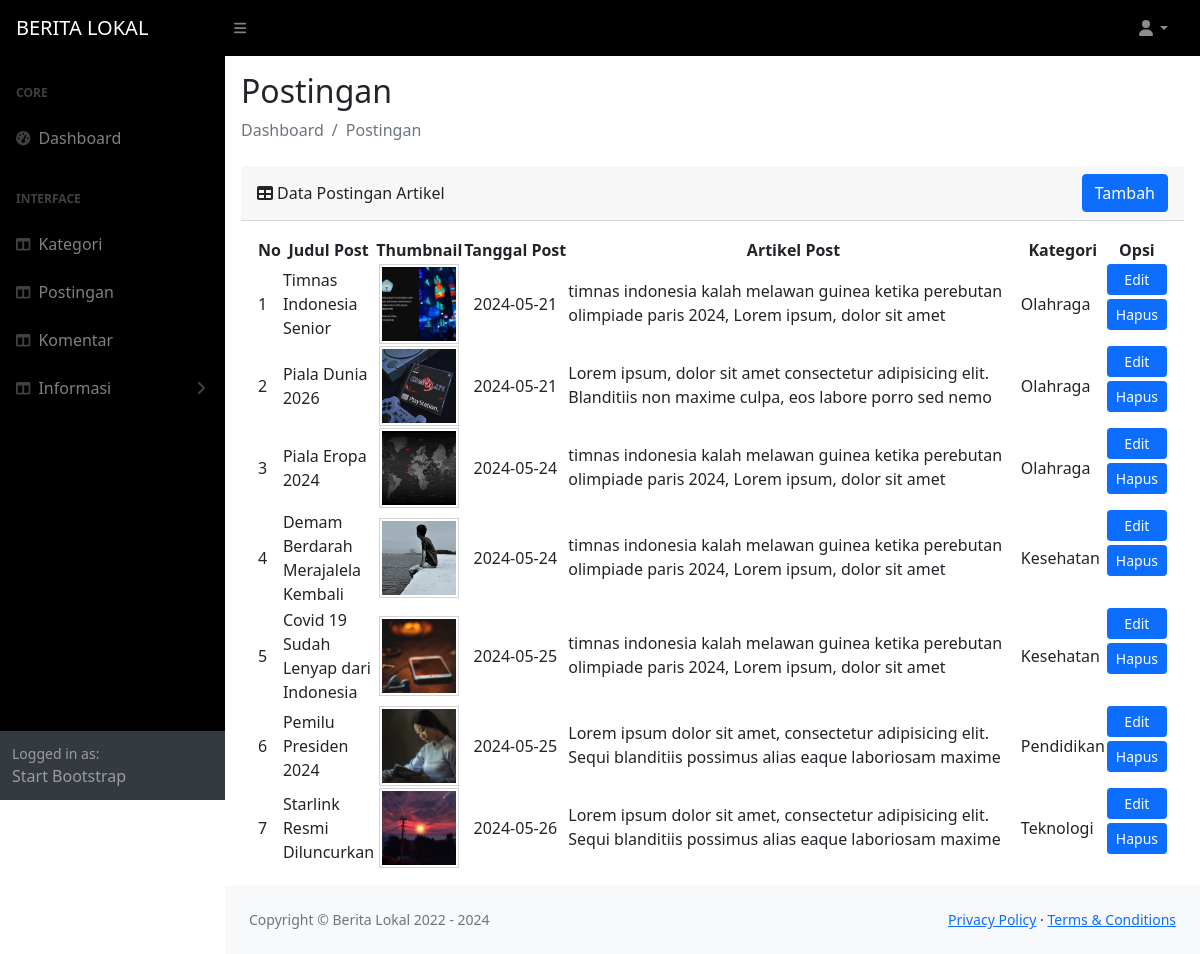
Page /dashboard/index.php?page=postingan on the committed database.
### tables this page shows
CREATE TABLE `tb_post` (
  `id` int(20) NOT NULL,
  `judul_post` varchar(50) NOT NULL,
  `tanggal_post` date DEFAULT NULL,
  `thumbnail` varchar(255) NOT NULL,
  `artikel_post` longtext NOT NULL,
  `id_kategori` int(20) NOT NULL,
  `created_at` datetime DEFAULT NULL,
  `updated_at` datetime DEFAULT NULL
);

CREATE TABLE `tb_kategori` (
  `id` int(20) NOT NULL,
  `kategori` varchar(50) NOT NULL,
  `created_at` timestamp NULL DEFAULT NULL,
  `updated_at` timestamp NULL DEFAULT NULL
);

### dashboard/hal_postingan.php (the view, shortened to what this page needs)
<?php
    $sql = "SELECT tb_post.id, tb_post.judul_post, tb_post.tanggal_post, tb_post.thumbnail, tb_post.artikel_post,
    tb_post.id_kategori, tb_kategori.kategori FROM tb_post INNER JOIN tb_kategori ON tb_post.id_kategori = tb_kategori.id";
    $res = mysqli_query($koneksi, $sql);
?>
<div class="container-fluid px-3">
    <h2 class="mt-3">Postingan</h2>
    <ol class="breadcrumb mb-4">
        <li class="breadcrumb-item active">Dashboard</li>
        <li class="breadcrumb-item active">Postingan</li>
    </ol>
    <div class="row">
        <div class="col">
            <div class="card-header d-flex justify-content-between">
                <div class="nama-tabel d-flex align-items-center">
                    <i class="fas fa-table me-1"></i>
                    Data Postingan Artikel
                </div>
                <button class="btn btn-primary" data-bs-toggle="modal" data-bs-target="#exampleModal">Tambah</button>
            </div>
            <div class="card-body">
                <table id="datatablesSimple">
                    <thead>
                        <tr>
                            <th nowrap="nowrap" class="text-center">No</th>
                            <th nowrap="nowrap" class="text-center">Judul Post</th>
                            <th nowrap="nowrap" class="text-center">Thumbnail</th>
                            <th nowrap="nowrap" class="text-center">Tanggal Post</th>
                            <th nowrap="nowrap" class="text-center">Artikel Post</th>
                            <th nowrap="nowrap" class="text-center">Kategori</th>
                            <th nowrap="nowrap" class="text-center">Opsi</th>
                        </tr>
                    </thead>
                    <tbody>
                        <?php
                            $no = 0;
                            while ($data = mysqli_fetch_assoc($res)) :
                            $no++;
                        ?>
                            <tr>
                                <td><?= $no; ?></td>
                                <td><?= $data['judul_post']; ?></td>
                                <td class="text-center">
                                    <img src="thumbnail/<?= $data['thumbnail']; ?>" alt="thumbnail" width="80" height="80" class="thumb-post">
                                </td>
                                <td class="text-center"><?= $data['tanggal_post']; ?></td>
                                <td class="w-50">
                                    <div class="artikel-post">
                                        <?= $data['artikel_post']; ?>
                                    </div>
                                </td>
                                <td><?= $data['kategori']; ?></td>
                                <td class="d-block">
                                    <a href="index.php?page=edit_post&id=<?= $data['id']; ?>" class="btn btn-primary btn-sm w-100 mb-1">Edit</a>
                                    <button type="button" class="btn btn-primary btn-sm w-100" data-bs-toggle="modal" data-bs-target="#exampleModal<?= $data['id']; ?>">Hapus</button>
                                </td>
                            </tr>
                        <?php
                            endwhile;
                        ?>
                    </tbody>
                </table>
            </div>
        </div>
    </div>
</div>

### dashboard/index.php (style rules this page uses)
.artikel-post { height: 50px; overflow: hidden; }
.thumb-post { object-fit: cover; border: 1px solid lightgrey; padding: 2px; }

### rows in the picture
tb_post: judul_post "Timnas Indonesia Senior", thumbnail (picture), tanggal_post "2024-05-21", artikel_post "timnas indonesia kalah melawan guinea ketika perebutan olimpiade paris 2024, Lorem ipsum, dolor sit amet…", id_kategori.kategori "Olahraga"
tb_post: judul_post "Piala Dunia 2026", thumbnail (picture), tanggal_post "2024-05-21", artikel_post "Lorem ipsum, dolor sit amet consectetur adipisicing elit. Blanditiis non maxime culpa, eos labore porro sed nemo…", id_kategori.kategori "Olahraga"
tb_post: judul_post "Piala Eropa 2024", thumbnail (picture), tanggal_post "2024-05-24", artikel_post "timnas indonesia kalah melawan guinea ketika perebutan olimpiade paris 2024, Lorem ipsum, dolor sit amet…", id_kategori.kategori "Olahraga"
tb_post: judul_post "Demam Berdarah Merajalela Kembali", thumbnail (picture), tanggal_post "2024-05-24", artikel_post "timnas indonesia kalah melawan guinea ketika perebutan olimpiade paris 2024, Lorem ipsum, dolor sit amet…", id_kategori.kategori "Kesehatan"
tb_post: judul_post "Covid 19 Sudah Lenyap dari Indonesia", thumbnail (picture), tanggal_post "2024-05-25", artikel_post "timnas indonesia kalah melawan guinea ketika perebutan olimpiade paris 2024, Lorem ipsum, dolor sit amet…", id_kategori.kategori "Kesehatan"
tb_post: judul_post "Pemilu Presiden 2024", thumbnail (picture), tanggal_post "2024-05-25", artikel_post "Lorem ipsum dolor sit amet, consectetur adipisicing elit. Sequi blanditiis possimus alias eaque laboriosam maxime…", id_kategori.kategori "Pendidikan"
tb_post: judul_post "Starlink Resmi Diluncurkan", thumbnail (picture), tanggal_post "2024-05-26", artikel_post "Lorem ipsum dolor sit amet, consectetur adipisicing elit. Sequi blanditiis possimus alias eaque laboriosam maxime…", id_kategori.kategori "Teknologi"
